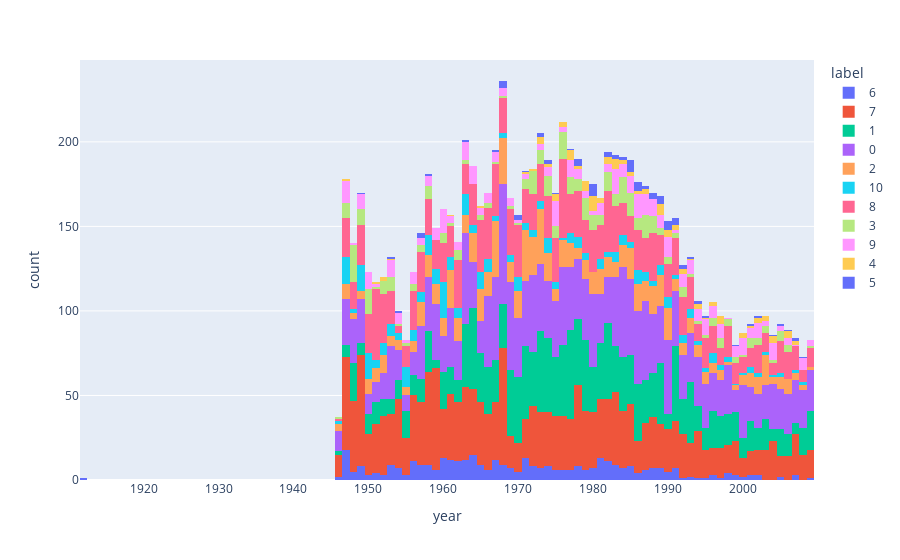

Notebook code for this chart:
### Code cell
year_pattern = r"\((\d{4})\)"
all_data = pd.concat([train_frame, validation_frame, test_frame])
all_data["year"] = all_data["text"].apply(lambda x: int(re.search(year_pattern, x).group(1)))

# order frame by year ascending
all_data = all_data.sort_values(by="year", ascending=True)
display(all_data)

px.histogram(all_data, x="year", color="label")

### Figure 1 — Plotly figure (JSON) as saved in the notebook; plotly's stock layout.template omitted (floating-point values rounded to 4 significant figures; data arrays with more than 128 entries replaced by an {"elided": "..."} marker saying what was removed)
{"data": [{"alignmentgroup": "True", "bingroup": "x", "hovertemplate": "label=6<br>year=%{x}<br>count=%{y}<extra></extra>", "legendgroup": "6", "marker": {"color": "#636efa", "pattern": {"shape": ""}}, "name": "6", "offsetgroup": "6", "orientation": "v", "showlegend": true, "type": "histogram", "x": {"elided": "398 int values"}, "xaxis": "x", "yaxis": "y"}, {"alignmentgroup": "True", "bingroup": "x", "hovertemplate": "label=7<br>year=%{x}<br>count=%{y}<extra></extra>", "legendgroup": "7", "marker": {"color": "#EF553B", "pattern": {"shape": ""}}, "name": "7", "offsetgroup": "7", "orientation": "v", "showlegend": true, "type": "histogram", "x": {"elided": "1943 int values"}, "xaxis": "x", "yaxis": "y"}, {"alignmentgroup": "True", "bingroup": "x", "hovertemplate": "label=1<br>year=%{x}<br>count=%{y}<extra></extra>", "legendgroup": "1", "marker": {"color": "#00cc96", "pattern": {"shape": ""}}, "name": "1", "offsetgroup": "1", "orientation": "v", "showlegend": true, "type": "histogram", "x": {"elided": "1535 int values"}, "xaxis": "x", "yaxis": "y"}, {"alignmentgroup": "True", "bingroup": "x", "hovertemplate": "label=0<br>year=%{x}<br>count=%{y}<extra></extra>", "legendgroup": "0", "marker": {"color": "#ab63fa", "pattern": {"shape": ""}}, "name": "0", "offsetgroup": "0", "orientation": "v", "showlegend": true, "type": "histogram", "x": {"elided": "1978 int values"}, "xaxis": "x", "yaxis": "y"}, {"alignmentgroup": "True", "bingroup": "x", "hovertemplate": "label=2<br>year=%{x}<br>count=%{y}<extra></extra>", "legendgroup": "2", "marker": {"color": "#FFA15A", "pattern": {"shape": ""}}, "name": "2", "offsetgroup": "2", "orientation": "v", "showlegend": true, "type": "histogram", "x": {"elided": "750 int values"}, "xaxis": "x", "yaxis": "y"}, {"alignmentgroup": "True", "bingroup": "x", "hovertemplate": "label=10<br>year=%{x}<br>count=%{y}<extra></extra>", "legendgroup": "10", "marker": {"color": "#19d3f3", "pattern": {"shape": ""}}, "name": "10", "offsetgroup": "10", "orientation": "v", "showlegend": true, "type": "histogram", "x": {"elided": "349 int values"}, "xaxis": "x", "yaxis": "y"}, {"alignmentgroup": "True", "bingroup": "x", "hovertemplate": "label=8<br>year=%{x}<br>count=%{y}<extra></extra>", "legendgroup": "8", "marker": {"color": "#FF6692", "pattern": {"shape": ""}}, "name": "8", "offsetgroup": "8", "orientation": "v", "showlegend": true, "type": "histogram", "x": {"elided": "1314 int values"}, "xaxis": "x", "yaxis": "y"}, {"alignmentgroup": "True", "bingroup": "x", "hovertemplate": "label=3<br>year=%{x}<br>count=%{y}<extra></extra>", "legendgroup": "3", "marker": {"color": "#B6E880", "pattern": {"shape": ""}}, "name": "3", "offsetgroup": "3", "orientation": "v", "showlegend": true, "type": "histogram", "x": {"elided": "375 int values"}, "xaxis": "x", "yaxis": "y"}, {"alignmentgroup": "True", "bingroup": "x", "hovertemplate": "label=9<br>year=%{x}<br>count=%{y}<extra></extra>", "legendgroup": "9", "marker": {"color": "#FF97FF", "pattern": {"shape": ""}}, "name": "9", "offsetgroup": "9", "orientation": "v", "showlegend": true, "type": "histogram", "x": {"elided": "417 int values"}, "xaxis": "x", "yaxis": "y"}, {"alignmentgroup": "True", "bingroup": "x", "hovertemplate": "label=4<br>year=%{x}<br>count=%{y}<extra></extra>", "legendgroup": "4", "marker": {"color": "#FECB52", "pattern": {"shape": ""}}, "name": "4", "offsetgroup": "4", "orientation": "v", "showlegend": true, "type": "histogram", "x": [1947, 1951, 1952, 1952, 1953, 1961, 1965, 1971, 1972, 1973, 1973, 1973, 1973, 1974, 1974, 1975, 1975, 1975, 1975, 1976, 1976, 1976, 1977, 1977, 1977, 1977, 1977, 1977, 1978, 1978, 1979, 1979, 1979, 1979, 1979, 1979, 1980, 1980, 1980, 1980, 1980, 1980, 1980, 1980, 1980, 1981, 1981, 1981, 1982, 1982, 1982, 1982, 1983, 1983, 1983, 1983, 1983, 1983, 1984, 1984, 1985, 1985, 1986, 1986, 1987, 1987, 1987, 1989, 1989, 1989, 1989, 1989, 1989, 1990, 1990, 1990, 1990, 1991, 1991, 1991, 1992, 1992, 1992, 1993, 1994, 1994, 1994, 1995, 1996, 1996, 1997, 1997, 1997, 1997, 1997, 2000, 2000, 2000, 2001, 2002, 2002, 2002, 2003, 2003, 2003, 2004, 2004, 2004, 2004, 2006, 2006, 2006, 2006, 2007, 2007], "xaxis": "x", "yaxis": "y"}, {"alignmentgroup": "True", "bingroup": "x", "hovertemplate": "label=5<br>year=%{x}<br>count=%{y}<extra></extra>", "legendgroup": "5", "marker": {"color": "#636efa", "pattern": {"shape": ""}}, "name": "5", "offsetgroup": "5", "orientation": "v", "showlegend": true, "type": "histogram", "x": [1949, 1953, 1954, 1957, 1957, 1957, 1958, 1963, 1967, 1968, 1968, 1968, 1968, 1970, 1970, 1970, 1971, 1973, 1973, 1974, 1974, 1975, 1977, 1978, 1978, 1978, 1978, 1980, 1980, 1980, 1980, 1980, 1980, 1980, 1982, 1982, 1982, 1983, 1983, 1984, 1984, 1985, 1985, 1985, 1985, 1985, 1985, 1985, 1986, 1986, 1986, 1986, 1986, 1987, 1987, 1988, 1988, 1988, 1988, 1989, 1989, 1989, 1989, 1989, 1990, 1990, 1990, 1990, 1990, 1991, 1991, 1991, 1991, 1992, 1992, 1993, 1994, 1994, 1995, 1999, 2001, 2002, 2004, 2005, 2006, 2007, 2007, 2008], "xaxis": "x", "yaxis": "y"}], "layout": {"barmode": "relative", "legend": {"title": {"text": "label"}, "tracegroupgap": 0}, "margin": {"t": 60}, "xaxis": {"anchor": "y", "domain": [0, 1], "title": {"text": "year"}}, "yaxis": {"anchor": "x", "domain": [0, 1], "title": {"text": "count"}}}}
